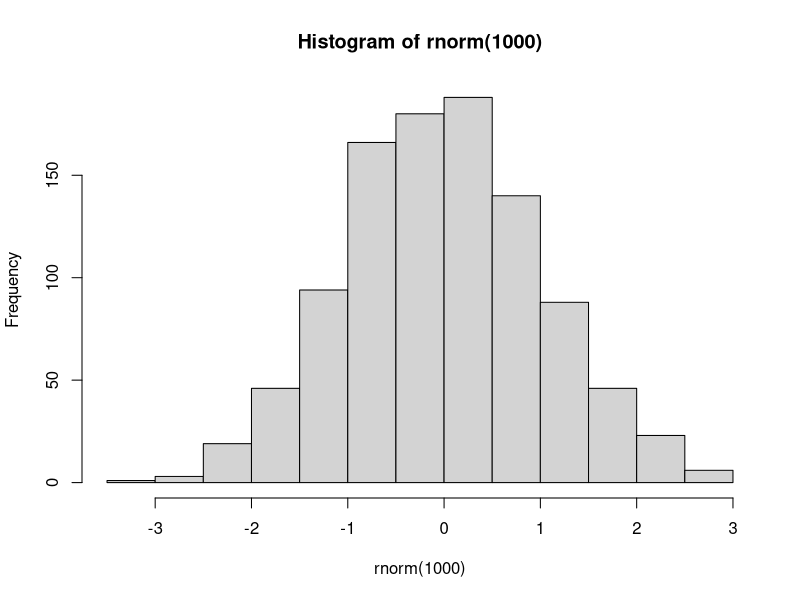

Source code (R):
# first time practice

rnorm(3, sd = 2)
hist(rnorm(1000))

# get help
?rnorm
args(rnorm)

# calculater

3^3
2*5
exp(4)
log(20)

# matrix
mat1 <- matrix(1:4, nrow=2, byrow=TRUE)
mat2 <- matrix(5:8, nrow=2, byrow=TRUE)
mat1*mat2

c_mtx <- mat1%*%mat2

x <- diag(c_mtx)

rowSums(c_mtx)
colSums(c_mtx)
